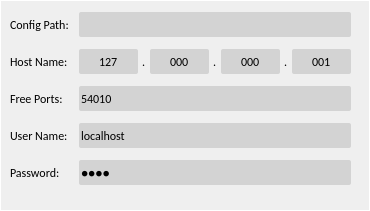
     <widget class="QGroupBox" name="Group3_Network">
      <property name="enabled">
       <bool>true</bool>
      </property>
      <property name="sizePolicy">
       <sizepolicy hsizetype="Expanding" vsizetype="Expanding">
        <horstretch>0</horstretch>
        <verstretch>0</verstretch>
       </sizepolicy>
      </property>
      <property name="maximumSize">
       <size>
        <width>16777215</width>
        <height>250</height>
       </size>
      </property>
      <property name="font">
       <font>
        <family>Calibri</family>
        <pointsize>10</pointsize>
        <weight>3</weight>
        <italic>false</italic>
        <bold>false</bold>
       </font>
      </property>
      <property name="styleSheet">
       <string notr="true">QGroupBox{
	font: 25 10pt &quot;Calibri&quot;;
	color: white;
	border: 1px solid white;
}
</string>
      </property>
      <property name="title">
       <string/>
      </property>
      <property name="flat">
       <bool>true</bool>
      </property>
      <widget class="QWidget" name="formLayoutWidget_4">
       <property name="geometry">
        <rect>
         <x>0</x>
         <y>0</y>
         <width>361</width>
         <height>202</height>
        </rect>
       </property>
       <layout class="QFormLayout" name="formLayout_Network">
        <property name="fieldGrowthPolicy">
         <enum>QFormLayout::ExpandingFieldsGrow</enum>
        </property>
        <property name="horizontalSpacing">
         <number>10</number>
        </property>
        <property name="verticalSpacing">
         <number>10</number>
        </property>
        <property name="leftMargin">
         <number>10</number>
        </property>
        <property name="topMargin">
         <number>10</number>
        </property>
        <property name="rightMargin">
         <number>10</number>
        </property>
        <property name="bottomMargin">
         <number>10</number>
        </property>
        <item row="0" column="0">
         <widget class="QLabel" name="label_16">
          <property name="font">
           <font>
            <family>Calibri</family>
            <pointsize>9</pointsize>
           </font>
          </property>
          <property name="layoutDirection">
           <enum>Qt::LeftToRight</enum>
          </property>
          <property name="frameShadow">
           <enum>QFrame::Plain</enum>
          </property>
          <property name="text">
           <string>Config Path:</string>
          </property>
          <property name="textFormat">
           <enum>Qt::AutoText</enum>
          </property>
          <property name="scaledContents">
           <bool>false</bool>
          </property>
          <property name="wordWrap">
           <bool>false</bool>
          </property>
         </widget>
        </item>
        <item row="0" column="1">
         <widget class="QLineEdit" name="lineEdit_path">
          <property name="sizePolicy">
           <sizepolicy hsizetype="Expanding" vsizetype="Expanding">
            <horstretch>0</horstretch>
            <verstretch>0</verstretch>
           </sizepolicy>
          </property>
          <property name="minimumSize">
           <size>
            <width>0</width>
            <height>0</height>
           </size>
          </property>
          <property name="maximumSize">
           <size>
            <width>16777215</width>
            <height>25</height>
           </size>
          </property>
          <property name="font">
           <font>
            <family>Calibri</family>
            <pointsize>9</pointsize>
            <weight>50</weight>
            <italic>false</italic>
            <bold>false</bold>
           </font>
          </property>
          <property name="styleSheet">
           <string notr="true">QLineEdit{
        color: black;
        border-color: darkGray;
        border-style: solid;
        border-radius: 2;
        padding: 2 px;
        background-color: lightGray;
}

QLineEdit::disabled {
	color: gray;
}
QLineEdit::enabled {
	color: black;
}</string>
          </property>
         </widget>
        </item>
        <item row="1" column="0">
         <widget class="QLabel" name="label_12">
          <property name="font">
           <font>
            <family>Calibri</family>
            <pointsize>9</pointsize>
           </font>
          </property>
          <property name="layoutDirection">
           <enum>Qt::LeftToRight</enum>
          </property>
          <property name="frameShadow">
           <enum>QFrame::Plain</enum>
          </property>
          <property name="text">
           <string>Host Name:</string>
          </property>
          <property name="textFormat">
           <enum>Qt::AutoText</enum>
          </property>
          <property name="scaledContents">
           <bool>false</bool>
          </property>
          <property name="wordWrap">
           <bool>false</bool>
          </property>
         </widget>
        </item>
        <item row="1" column="1">
         <layout class="QHBoxLayout" name="hostname_layout">
          <property name="spacing">
           <number>4</number>
          </property>
          <property name="sizeConstraint">
           <enum>QLayout::SetMinimumSize</enum>
          </property>
          <item>
           <widget class="QLineEdit" name="lineEdit_hostname_1">
            <property name="sizePolicy">
             <sizepolicy hsizetype="Expanding" vsizetype="Fixed">
              <horstretch>0</horstretch>
              <verstretch>0</verstretch>
             </sizepolicy>
            </property>
            <property name="minimumSize">
             <size>
              <width>0</width>
              <height>0</height>
             </size>
            </property>
            <property name="maximumSize">
             <size>
              <width>16777215</width>
              <height>25</height>
             </size>
            </property>
            <property name="font">
             <font>
              <family>Calibri</family>
              <pointsize>9</pointsize>
              <weight>50</weight>
              <italic>false</italic>
              <bold>false</bold>
             </font>
            </property>
            <property name="layoutDirection">
             <enum>Qt::LeftToRight</enum>
            </property>
            <property name="styleSheet">
             <string notr="true">QLineEdit{
        color: black;
        border-color: darkGray;
        border-style: solid;
        border-radius: 2;
        padding: 2 px;
        background-color: lightGray;
}

QLineEdit::disabled {
	color: gray;
}
QLineEdit::enabled {
	color: black;
}</string>
            </property>
            <property name="inputMask">
             <string>000</string>
            </property>
            <property name="text">
             <string>127</string>
            </property>
            <property name="alignment">
             <set>Qt::AlignCenter</set>
            </property>
            <property name="placeholderText">
             <string>127</string>
            </property>
            <property name="cursorMoveStyle">
             <enum>Qt::LogicalMoveStyle</enum>
            </property>
           </widget>
          </item>
          <item>
           <widget class="QLabel" name="label_17">
            <property name="font">
             <font>
              <family>Calibri</family>
              <pointsize>9</pointsize>
             </font>
            </property>
            <property name="layoutDirection">
             <enum>Qt::LeftToRight</enum>
            </property>
            <property name="frameShadow">
             <enum>QFrame::Plain</enum>
            </property>
            <property name="text">
             <string>.</string>
            </property>
            <property name="textFormat">
             <enum>Qt::AutoText</enum>
            </property>
            <property name="scaledContents">
             <bool>false</bool>
            </property>
            <property name="wordWrap">
             <bool>false</bool>
            </property>
           </widget>
          </item>
          <item>
           <widget class="QLineEdit" name="lineEdit_hostname_2">
            <property name="sizePolicy">
             <sizepolicy hsizetype="Expanding" vsizetype="Fixed">
              <horstretch>0</horstretch>
              <verstretch>0</verstretch>
             </sizepolicy>
            </property>
            <property name="minimumSize">
             <size>
              <width>0</width>
              <height>0</height>
             </size>
            </property>
            <property name="maximumSize">
             <size>
              <width>16777215</width>
              <height>25</height>
             </size>
            </property>
            <property name="font">
             <font>
              <family>Calibri</family>
              <pointsize>9</pointsize>
              <weight>50</weight>
              <italic>false</italic>
              <bold>false</bold>
             </font>
            </property>
            <property name="layoutDirection">
             <enum>Qt::LeftToRight</enum>
            </property>
            <property name="styleSheet">
             <string notr="true">QLineEdit{
        color: black;
        border-color: darkGray;
        border-style: solid;
        border-radius: 2;
        padding: 2 px;
        background-color: lightGray;
}

QLineEdit::disabled {
	color: gray;
}
QLineEdit::enabled {
	color: black;
}</string>
            </property>
            <property name="inputMask">
             <string>000</string>
            </property>
            <property name="text">
             <string>000</string>
            </property>
            <property name="alignment">
             <set>Qt::AlignCenter</set>
            </property>
            <property name="placeholderText">
             <string>000</string>
            </property>
           </widget>
          </item>
          <item>
           <widget class="QLabel" name="label_18">
            <property name="font">
             <font>
              <family>Calibri</family>
              <pointsize>9</pointsize>
             </font>
            </property>
            <property name="layoutDirection">
             <enum>Qt::LeftToRight</enum>
            </property>
            <property name="frameShadow">
             <enum>QFrame::Plain</enum>
            </property>
            <property name="text">
             <string>.</string>
            </property>
            <property name="textFormat">
             <enum>Qt::AutoText</enum>
            </property>
            <property name="scaledContents">
             <bool>false</bool>
            </property>
            <property name="wordWrap">
             <bool>false</bool>
            </property>
           </widget>
          </item>
          <item>
           <widget class="QLineEdit" name="lineEdit_hostname_3">
            <property name="minimumSize">
             <size>
              <width>0</width>
              <height>0</height>
             </size>
            </property>
            <property name="maximumSize">
             <size>
              <width>16777215</width>
              <height>25</height>
             </size>
            </property>
            <property name="font">
             <font>
              <family>Calibri</family>
              <pointsize>9</pointsize>
              <weight>50</weight>
              <italic>false</italic>
              <bold>false</bold>
             </font>
            </property>
            <property name="layoutDirection">
             <enum>Qt::LeftToRight</enum>
            </property>
            <property name="styleSheet">
             <string notr="true">QLineEdit{
        color: black;
        border-color: darkGray;
        border-style: solid;
        border-radius: 2;
        padding: 2 px;
        background-color: lightGray;
}

QLineEdit::disabled {
	color: gray;
}
QLineEdit::enabled {
	color: black;
}</string>
            </property>
            <property name="inputMask">
             <string>000</string>
            </property>
            <property name="text">
             <string>000</string>
            </property>
            <property name="alignment">
             <set>Qt::AlignCenter</set>
            </property>
            <property name="placeholderText">
             <string>000</string>
            </property>
           </widget>
          </item>
          <item>
           <widget class="QLabel" name="label_19">
            <property name="font">
             <font>
              <family>Calibri</family>
              <pointsize>9</pointsize>
             </font>
            </property>
            <property name="layoutDirection">
             <enum>Qt::LeftToRight</enum>
            </property>
            <property name="frameShadow">
             <enum>QFrame::Plain</enum>
            </property>
            <property name="text">
             <string>.</string>
            </property>
            <property name="textFormat">
             <enum>Qt::AutoText</enum>
            </property>
            <property name="scaledContents">
             <bool>false</bool>
            </property>
            <property name="wordWrap">
             <bool>false</bool>
            </property>
           </widget>
          </item>
          <item>
           <widget class="QLineEdit" name="lineEdit_hostname_4">
            <property name="minimumSize">
             <size>
              <width>0</width>
              <height>0</height>
             </size>
            </property>
            <property name="maximumSize">
             <size>
              <width>16777215</width>
              <height>25</height>
             </size>
            </property>
            <property name="font">
             <font>
              <family>Calibri</family>
              <pointsize>9</pointsize>
              <weight>50</weight>
              <italic>false</italic>
              <bold>false</bold>
             </font>
            </property>
            <property name="layoutDirection">
             <enum>Qt::LeftToRight</enum>
            </property>
            <property name="styleSheet">
             <string notr="true">QLineEdit{
        color: black;
        border-color: darkGray;
        border-style: solid;
        border-radius: 2;
        padding: 2 px;
        background-color: lightGray;
}

QLineEdit::disabled {
	color: gray;
}
QLineEdit::enabled {
	color: black;
}</string>
            </property>
            <property name="inputMask">
             <string>000</string>
            </property>
            <property name="text">
             <string>001</string>
            </property>
            <property name="alignment">
             <set>Qt::AlignCenter</set>
            </property>
            <property name="placeholderText">
             <string>001</string>
            </property>
           </widget>
          </item>
         </layout>
        </item>
        <item row="2" column="0">
         <widget class="QLabel" name="label_13">
          <property name="font">
           <font>
            <family>Calibri</family>
            <pointsize>9</pointsize>
           </font>
          </property>
          <property name="layoutDirection">
           <enum>Qt::LeftToRight</enum>
          </property>
          <property name="frameShadow">
           <enum>QFrame::Plain</enum>
          </property>
          <property name="text">
           <string>Free Ports:</string>
          </property>
          <property name="textFormat">
           <enum>Qt::AutoText</enum>
          </property>
          <property name="scaledContents">
           <bool>false</bool>
          </property>
          <property name="wordWrap">
           <bool>false</bool>
          </property>
         </widget>
        </item>
        <item row="2" column="1">
         <widget class="QLineEdit" name="lineEdit_freeports">
          <property name="sizePolicy">
           <sizepolicy hsizetype="Expanding" vsizetype="Expanding">
            <horstretch>0</horstretch>
            <verstretch>0</verstretch>
           </sizepolicy>
          </property>
          <property name="minimumSize">
           <size>
            <width>0</width>
            <height>0</height>
           </size>
          </property>
          <property name="maximumSize">
           <size>
            <width>16777215</width>
            <height>25</height>
           </size>
          </property>
          <property name="font">
           <font>
            <family>Calibri</family>
            <pointsize>9</pointsize>
            <weight>50</weight>
            <italic>false</italic>
            <bold>false</bold>
           </font>
          </property>
          <property name="focusPolicy">
           <enum>Qt::StrongFocus</enum>
          </property>
          <property name="styleSheet">
           <string notr="true">QLineEdit{
        color: black;
        border-color: darkGray;
        border-style: solid;
        border-radius: 2;
        padding: 2 px;
        background-color: lightGray;
}

QLineEdit::disabled {
	color: gray;
}
QLineEdit::enabled {
	color: black;
}</string>
          </property>
          <property name="inputMask">
           <string>99999</string>
          </property>
          <property name="text">
           <string>54010</string>
          </property>
          <property name="placeholderText">
           <string>54010</string>
          </property>
         </widget>
        </item>
        <item row="3" column="0">
         <widget class="QLabel" name="label_14">
          <property name="font">
           <font>
            <family>Calibri</family>
            <pointsize>9</pointsize>
           </font>
          </property>
          <property name="layoutDirection">
           <enum>Qt::LeftToRight</enum>
          </property>
          <property name="frameShadow">
           <enum>QFrame::Plain</enum>
          </property>
          <property name="text">
           <string>User Name:</string>
          </property>
          <property name="textFormat">
           <enum>Qt::AutoText</enum>
          </property>
          <property name="scaledContents">
           <bool>false</bool>
          </property>
          <property name="wordWrap">
           <bool>false</bool>
          </property>
         </widget>
        </item>
        <item row="3" column="1">
         <widget class="QLineEdit" name="lineEdit_username">
          <property name="enabled">
           <bool>true</bool>
          </property>
          <property name="sizePolicy">
           <sizepolicy hsizetype="Expanding" vsizetype="Expanding">
            <horstretch>0</horstretch>
            <verstretch>0</verstretch>
           </sizepolicy>
          </property>
          <property name="minimumSize">
           <size>
            <width>0</width>
            <height>0</height>
           </size>
          </property>
          <property name="maximumSize">
           <size>
            <width>16777215</width>
            <height>25</height>
           </size>
          </property>
          <property name="font">
           <font>
            <family>Calibri</family>
            <pointsize>9</pointsize>
            <weight>50</weight>
            <italic>false</italic>
            <bold>false</bold>
           </font>
          </property>
          <property name="styleSheet">
           <string notr="true">QLineEdit{
        color: black;
        border-color: darkGray;
        border-style: solid;
        border-radius: 2;
        padding: 2 px;
        background-color: lightGray;
}

QLineEdit::disabled {
	color: gray;
}
QLineEdit::enabled {
	color: black;
}</string>
          </property>
          <property name="text">
           <string>localhost</string>
          </property>
          <property name="maxLength">
           <number>64</number>
          </property>
          <property name="placeholderText">
           <string>localhost</string>
          </property>
         </widget>
        </item>
        <item row="4" column="0">
         <widget class="QLabel" name="label_15">
          <property name="font">
           <font>
            <family>Calibri</family>
            <pointsize>9</pointsize>
           </font>
          </property>
          <property name="layoutDirection">
           <enum>Qt::LeftToRight</enum>
          </property>
          <property name="frameShadow">
           <enum>QFrame::Plain</enum>
          </property>
          <property name="text">
           <string>Password:</string>
          </property>
          <property name="textFormat">
           <enum>Qt::AutoText</enum>
          </property>
          <property name="scaledContents">
           <bool>false</bool>
          </property>
          <property name="wordWrap">
           <bool>false</bool>
          </property>
         </widget>
        </item>
        <item row="4" column="1">
         <widget class="QLineEdit" name="lineEdit_password">
          <property name="enabled">
           <bool>true</bool>
          </property>
          <property name="sizePolicy">
           <sizepolicy hsizetype="Expanding" vsizetype="Expanding">
            <horstretch>0</horstretch>
            <verstretch>0</verstretch>
           </sizepolicy>
          </property>
          <property name="minimumSize">
           <size>
            <width>0</width>
            <height>0</height>
           </size>
          </property>
          <property name="maximumSize">
           <size>
            <width>16777215</width>
            <height>25</height>
           </size>
          </property>
          <property name="font">
           <font>
            <family>Calibri</family>
            <pointsize>9</pointsize>
            <weight>50</weight>
            <italic>false</italic>
            <bold>false</bold>
           </font>
          </property>
          <property name="styleSheet">
           <string notr="true">QLineEdit{
        color: black;
        border-color: darkGray;
        border-style: solid;
        border-radius: 2;
        padding: 2 px;
        background-color: lightGray;
}

QLineEdit::disabled {
	color: gray;
}
QLineEdit::enabled {
	color: black;
}</string>
          </property>
          <property name="text">
           <string>0000</string>
          </property>
          <property name="maxLength">
           <number>64</number>
          </property>
          <property name="echoMode">
           <enum>QLineEdit::Password</enum>
          </property>
         </widget>
        </item>
       </layout>
      </widget>
     </widget>
